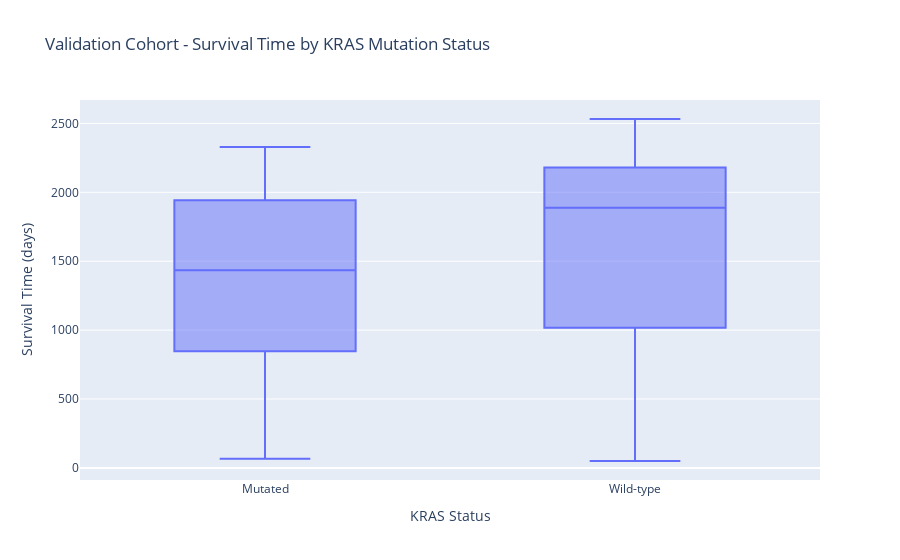

Notebook cell for this chart:
### Code cell
import plotly.express as px

# Filter out missing values
validation_kras = validation[validation["KRAS_Status_Label"].notna()]

# Create plot
fig = px.box(
    validation_kras,
    x="KRAS_Status_Label",
    y="Survival time (days)",
    title="Validation Cohort - Survival Time by KRAS Mutation Status",
    labels={"KRAS_Status_Label": "KRAS Status", "Survival time (days)": "Survival Time (days)"}
)
fig.show()

### Figure 1 — Plotly figure (JSON) as saved in the notebook; plotly's stock layout.template omitted (floating-point values rounded to 4 significant figures)
{"data": [{"alignmentgroup": "True", "hovertemplate": "KRAS Status=%{x}<br>Survival Time (days)=%{y}<extra></extra>", "legendgroup": "", "marker": {"color": "#636efa"}, "name": "", "notched": false, "offsetgroup": "", "orientation": "v", "showlegend": false, "type": "box", "x": ["Mutated", "Wild-type", "Wild-type", "Mutated", "Wild-type", "Wild-type", "Wild-type", "Wild-type", "Mutated", "Mutated", "Wild-type", "Wild-type", "Mutated", "Wild-type", "Mutated", "Mutated", "Wild-type", "Mutated", "Mutated", "Mutated", "Mutated", "Wild-type", "Mutated", "Mutated", "Wild-type", "Wild-type", "Mutated", "Mutated", "Mutated", "Wild-type", "Mutated", "Wild-type", "Mutated", "Mutated", "Mutated", "Mutated", "Wild-type", "Wild-type", "Mutated", "Mutated", "Wild-type", "Mutated", "Mutated", "Mutated", "Wild-type", "Mutated", "Wild-type", "Mutated", "Mutated", "Mutated", "Mutated", "Mutated", "Mutated", "Wild-type", "Wild-type", "Mutated", "Mutated", "Mutated", "Mutated", "Wild-type", "Mutated", "Mutated", "Wild-type", "Mutated", "Mutated", "Wild-type", "Mutated", "Mutated", "Wild-type", "Mutated", "Wild-type", "Mutated", "Mutated", "Mutated", "Mutated", "Mutated", "Mutated", "Mutated", "Wild-type", "Mutated", "Wild-type", "Mutated", "Wild-type", "Mutated", "Mutated", "Mutated", "Mutated", "Mutated", "Wild-type", "Mutated", "Mutated", "Wild-type", "Mutated", "Mutated", "Mutated"], "x0": " ", "xaxis": "x", "y": [2329, 2532, 2271, 2193, 2387, 2225, 2240, 2314, 299, 2295, 2135, 1956, 2278, 1927, 837, 453, 2238, 2248, 1435, 1922, 1300, 2318, 2059, 1865, 978, 1961, 2240, 2186, 2041, 1810, 2237, 647, 874, 2021, 2256, 66, 855, 631, 592, 1435, 1760, 228, 1079, 2022, 2059, 1614, 1904, 895, 1986, 1546, 135, 990, 1976, 942, 1373, 1161, 354, 676, 1579, 1886, 1834, 811, 1057, 1937, 681, 579, 208, 1860, 1862, 768, 1841, 366, 1349, 1834, 1054, 1353, 923, 902, 1868, 1430, 50, 1217, 335, 403, 1945, 819, 1881, 1207, 1889, 1033, 1919, 1911, 1935, 1760, 1922], "y0": " ", "yaxis": "y"}], "layout": {"boxmode": "group", "legend": {"tracegroupgap": 0}, "title": {"text": "Validation Cohort - Survival Time by KRAS Mutation Status"}, "xaxis": {"anchor": "y", "domain": [0, 1], "title": {"text": "KRAS Status"}}, "yaxis": {"anchor": "x", "domain": [0, 1], "title": {"text": "Survival Time (days)"}}}}
